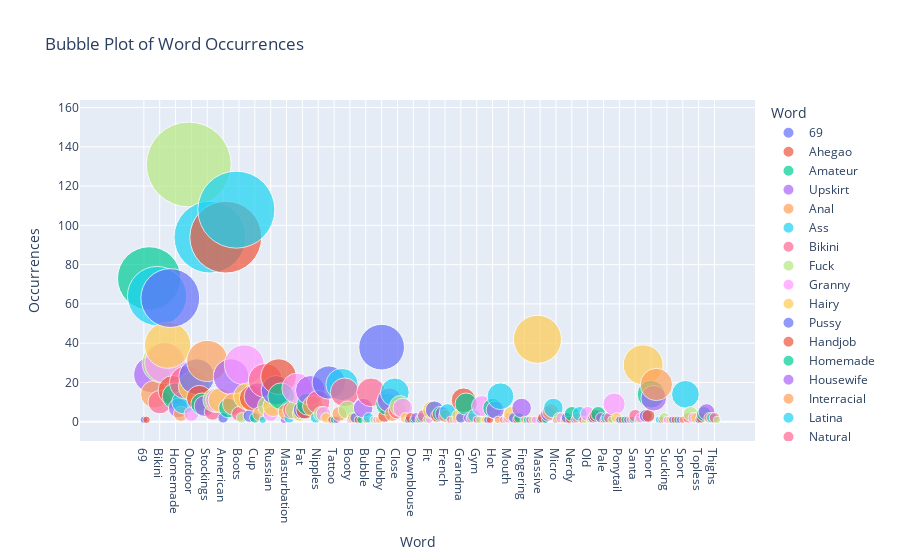

Notebook cell for this chart:
### Code cell
import plotly.express as px
# Prepare data for the bubble plot
data = {
    'Word': list(words_freq.keys()),
    'Occurrences': list(words_freq.values())
}

# Create a bubble plot
fig = px.scatter(
    data_frame=data,
    x='Word',
    y='Occurrences',
    size='Occurrences',
    color='Word',
    hover_name='Word',
    size_max=60,
    title='Bubble Plot of Word Occurrences'
)

# Show the plot
fig.show()
